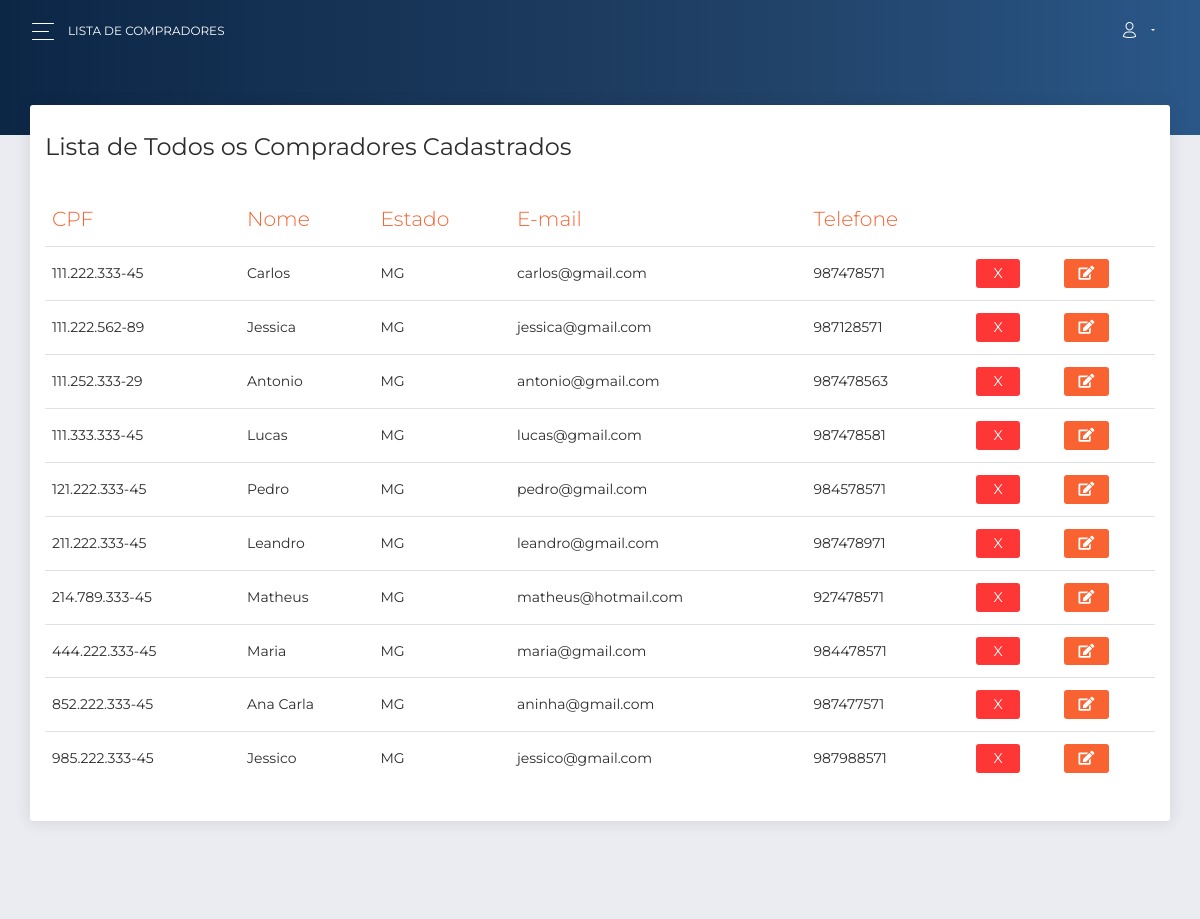
Screenshot of /login_adm/compradores.php (signed in) with the database file from the repository.
### tables this page shows
CREATE TABLE `cliente` (
  `cpf` char(14) NOT NULL,
  `nome` varchar(80) NOT NULL,
  `usuario` varchar(45) NOT NULL,
  `senha` varchar(80) NOT NULL,
  `endereco` varchar(120) NOT NULL,
  `estado` char(2) NOT NULL,
  `telefone` varchar(15) NOT NULL,
  `email` varchar(80) NOT NULL,
  `pagamento` varchar(45) NOT NULL,
  `ativo` tinyint(1) NOT NULL
);

### login_adm/compradores.php (the view, shortened to what this page needs)
<?php
require_once "../inc/conexao.php";
$result_visu_cliente = "SELECT * FROM cliente where ativo = 1";
$resultado_visu_cliente = mysqli_query($conn, $result_visu_cliente);
?>
<!DOCTYPE html>
<html lang="pt">
<head>
  <link rel="stylesheet" href="https://use.fontawesome.com/releases/v5.7.1/css/all.css">
  <link href="assets/css/bootstrap.min.css" rel="stylesheet" />
  <link href="assets/css/now-ui-dashboard.css?v=1.3.0" rel="stylesheet" />
  <link href="assets/demo/demo.css" rel="stylesheet" />
</head>
<body class="">
  <div class="wrapper ">
    <div class="main-panel" id="main-panel">
      <nav class="navbar navbar-expand-lg navbar-transparent  bg-primary  navbar-absolute">
        <div class="container-fluid">
          <div class="navbar-wrapper">
            <div class="navbar-toggle">
              <button type="button" class="navbar-toggler">
                <span class="navbar-toggler-bar bar1"></span>
                <span class="navbar-toggler-bar bar2"></span>
                <span class="navbar-toggler-bar bar3"></span>
              </button>
            </div>
            <a class="navbar-brand" href="#agronomig"> Lista de Compradores</a>
          </div>
          <div class="collapse navbar-collapse justify-content-end" id="navigation">
            <ul class="navbar-nav">
              <li class="nav-item dropdown">
                <a class="nav-link dropdown-toggle" id="navbarDropdownMenuLink" data-toggle="dropdown" aria-haspopup="true" aria-expanded="false">
                  <i class="now-ui-icons users_single-02"></i>
                </a>
              </li>
            </ul>
          </div>
        </div>
      </nav>
      <div class="panel-header panel-header-sm">
      </div>
      <div class="content">
        <div class="row">
          <div class="col-md-12">
            <div class="card">
              <div class="card-header">
                <h4 class="card-title"> Lista de Todos os Compradores Cadastrados</h4>
              </div>
              <div class="card-body">
                <div class="table-responsive">
                  <table class="table">
                    <thead class=" text-primary">
                      <th>
                        CPF
                      </th>
                      <th>
                        Nome
                      </th>
                      <th>
                        Estado
                      </th>
                      <th>
                        E-mail
                      </th>
                      <th>
                        Telefone
                      </th>
                      <th>
                      </th>
                      <th>
                      </th>
                    </thead>
                    <tbody>
                      <?php while ($rows_visu_cliente = mysqli_fetch_assoc($resultado_visu_cliente)){ ?>
                      <tr>
                       <td>
                          <?php echo $rows_visu_cliente['cpf'];?>
                        </td>
                        <td>
                          <?php echo $rows_visu_cliente['nome'];?>
                        </td>
                        <td>
                          <?php echo $rows_visu_cliente['estado'];?>
                        </td>
                        <td>
                          <?php echo $rows_visu_cliente['email'];?>
                        </td>
                        <td>
                          <?php echo $rows_visu_cliente['telefone'];?>
                        </td>
                        <td>
                          <form action="compradores.php" method="get">
                            <button style="width: 60%;"  name="excluir" onclick="myFunction()" class="btn btn-danger btn-sm">X</button>
                        </form>
                        </td>
                        <td>
                          <form action="editar_comprador.php">
                            <button class="btn btn-primary btn-sm" title="Editar Comprador"><i class=" fa fa-edit"></i></button>
                        </form>
                        </td>
                      </tr>
                    <?php } ?>
                    </tbody>
                  </table>
                </div>
              </div>
            </div>
          </div>
        </div>
      </div>
      <footer class="footer">
      </footer>
    </div>
  </div>
</body>
</html>

### rows the page displays
cliente: cpf "111.222.333-45", nome "Carlos", estado "MG", email "carlos@gmail.com", telefone "987478571"
cliente: cpf "111.222.562-89", nome "Jessica", estado "MG", email "jessica@gmail.com", telefone "987128571"
cliente: cpf "111.252.333-29", nome "Antonio", estado "MG", email "antonio@gmail.com", telefone "987478563"
cliente: cpf "111.333.333-45", nome "Lucas", estado "MG", email "lucas@gmail.com", telefone "987478581"
cliente: cpf "121.222.333-45", nome "Pedro", estado "MG", email "pedro@gmail.com", telefone "984578571"
cliente: cpf "211.222.333-45", nome "Leandro", estado "MG", email "leandro@gmail.com", telefone "987478971"
cliente: cpf "214.789.333-45", nome "Matheus", estado "MG", email "matheus@hotmail.com", telefone "927478571"
cliente: cpf "444.222.333-45", nome "Maria", estado "MG", email "maria@gmail.com", telefone "984478571"
cliente: cpf "852.222.333-45", nome "Ana Carla", estado "MG", email "aninha@gmail.com", telefone "987477571"
cliente: cpf "985.222.333-45", nome "Jessico", estado "MG", email "jessico@gmail.com", telefone "987988571"
